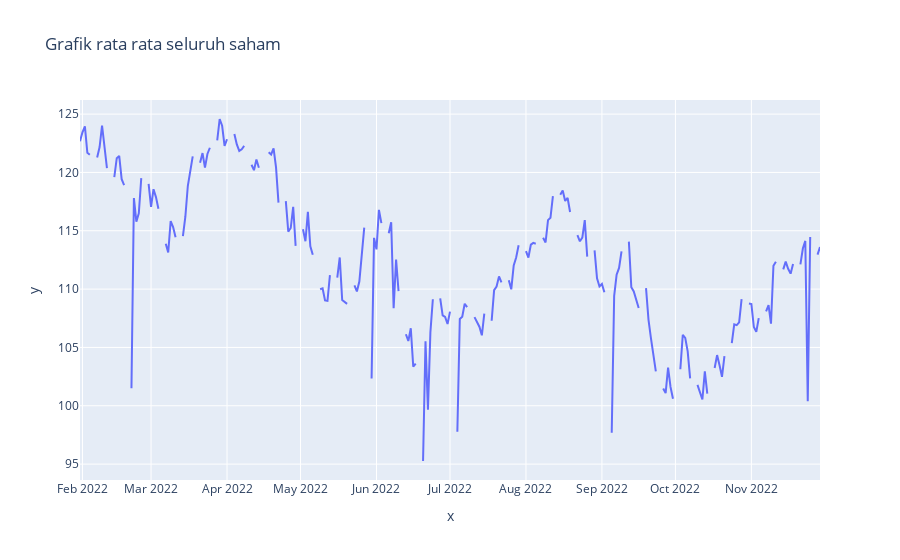

The notebook cell saved with this chart:
### Code cell
july.calendar_plot(dates=np.array(tanggal,dtype='datetime64[D]').astype(datetime),date_label= True, weeknum_label = False,
                    data=rata_rata_saham['non_nan'],title=False)
plt.suptitle('Calendar Buka Bursa efek 31 Januari 2022 - 29 November 2022',y=1.05)
px.line(x=tanggal,y=df_price_wide.mean(),title="Grafik rata rata seluruh saham")

### Figure 1 — Plotly figure (JSON) as saved in the notebook; plotly's stock layout.template omitted (floating-point values rounded to 4 significant figures; data arrays with more than 128 entries replaced by an {"elided": "..."} marker saying what was removed)
{"data": [{"hovertemplate": "x=%{x}<br>y=%{y}<extra></extra>", "legendgroup": "", "line": {"color": "#636efa", "dash": "solid"}, "marker": {"symbol": "circle"}, "mode": "lines", "name": "", "orientation": "v", "showlegend": false, "type": "scatter", "x": {"elided": "303 str values"}, "xaxis": "x", "y": {"elided": "303 float values"}, "yaxis": "y"}], "layout": {"legend": {"tracegroupgap": 0}, "title": {"text": "Grafik rata rata seluruh saham"}, "xaxis": {"anchor": "y", "domain": [0, 1], "title": {"text": "x"}}, "yaxis": {"anchor": "x", "domain": [0, 1], "title": {"text": "y"}}}}
